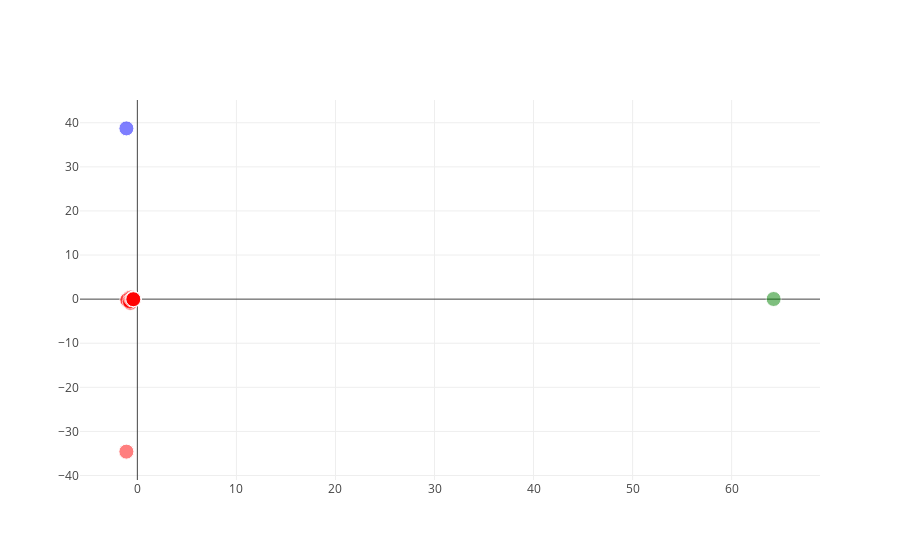

Here is the notebook cell this chart was saved with:
### Code cell
LABEL_COLOR_MAP11 = {0:'red', 1: 'green', 2: 'blue'}
label_color11 = [LABEL_COLOR_MAP11[l] for l in X_clustered]
trace1=go.Scatter(
    x=x_2d[:,0].tolist(),
    y=x_2d[:,1].tolist(),
    mode = 'markers',
    marker = dict(color = label_color11, size = [15] * len(label_color), opacity = [0.5] * len(label_color)),
    hoverinfo = 'text',
    text = title
)
py.iplot([trace1])

### Figure 1 — Plotly figure (JSON) as saved in the notebook; plotly's stock layout.template omitted (floating-point values rounded to 4 significant figures; data arrays with more than 128 entries replaced by an {"elided": "..."} marker saying what was removed)
{"data": [{"hoverinfo": "text", "marker": {"color": {"elided": "134 str values"}, "opacity": {"elided": "134 float values"}, "size": {"elided": "134 int values"}}, "mode": "markers", "text": {"elided": "134 str values"}, "type": "scatter", "uid": "db7485cd-0de2-4d22-878d-57b954aa64d1", "x": {"elided": "134 float values"}, "y": {"elided": "134 float values"}}], "layout": {}}
